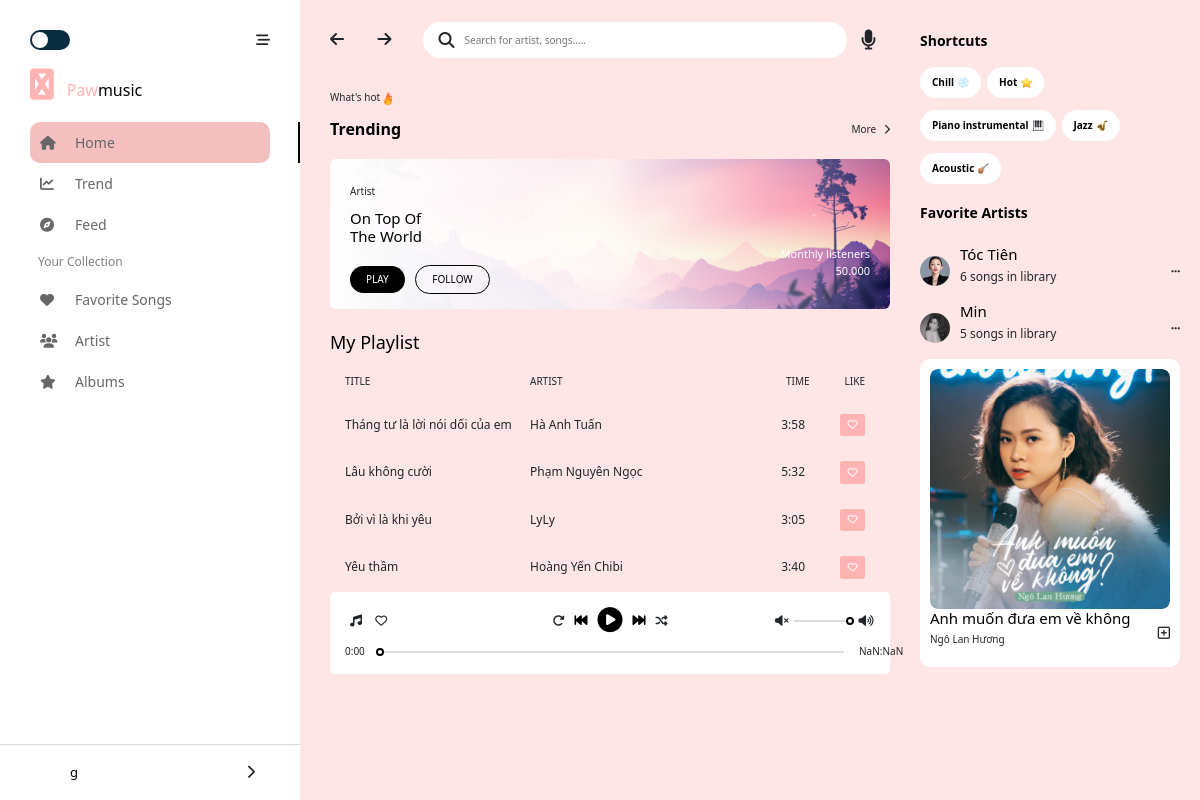
The app's page /home/ (signed in), older data.
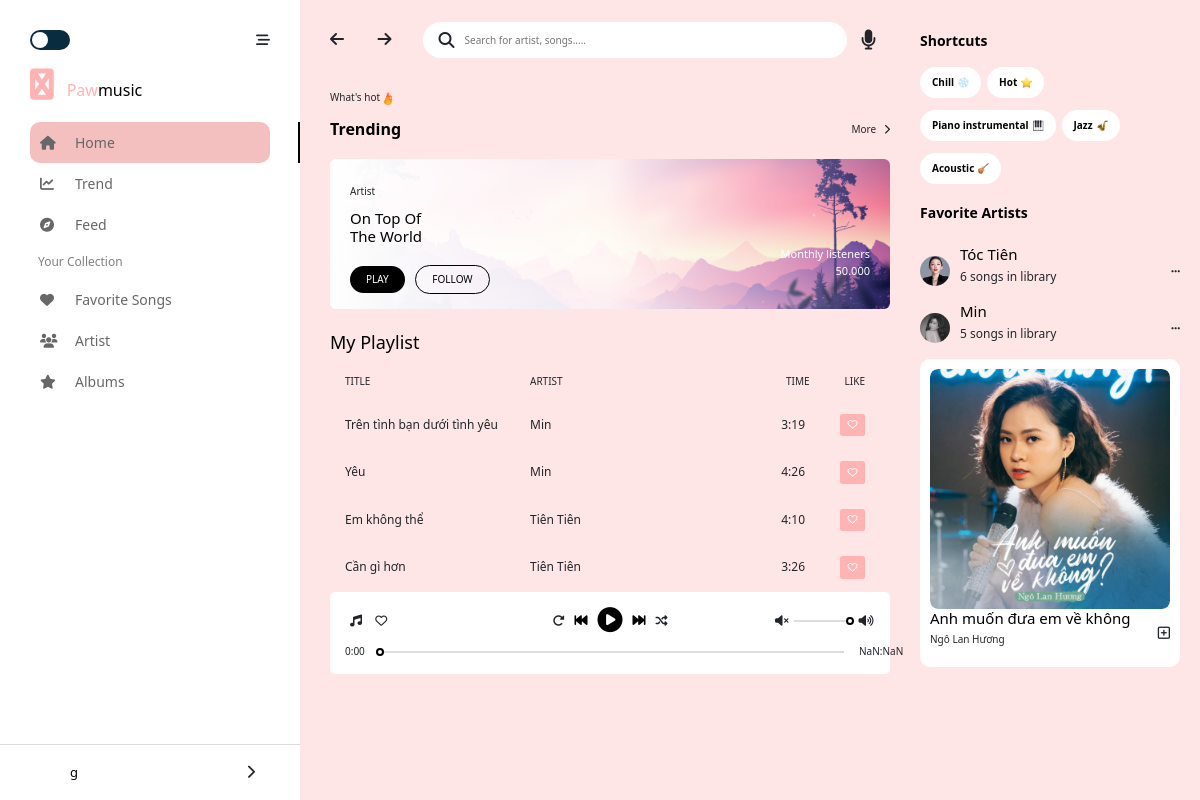
The same page, newer data.
### songs/models.py (models this page shows)
class Song(models.Model):
    name = models.TextField(max_length=256)
    time = models.TextField(max_length=50)
    linkSave = models.TextField()
    target = models.BooleanField(default=0)
    artist = models.ForeignKey(
        Artist,
        on_delete=models.CASCADE,
        blank=False,
        null=True)#1-n

### artists/models.py (models this page shows)
class Artist(models.Model):
    name = models.TextField(max_length=256)
    linkImage = models.TextField()

### authentication/views.py (the view)
# urls.py: path('home/', views.home, name='home'),
def home(request):
    songs = Song.objects.all()
    user = User.objects.get(id = request.session['id'])
    fsongs = FavoriteSong.objects.filter(user = user)
    for i in fsongs:
        song = Song.objects.filter(id = i.song.id)
        if song[0]:
            song[0].target = 1
            song[0].save()
    return render(request, "authentication/index.html",{"firstname": request.session['firstname'],"songs": songs})

### templates/authentication/index.html (shortened to what this page needs)
{% extends './base.html' %}
    {% block content %}
    {% if user.is_authenticated %}
            <div id="main-content">
                <header>
                    <nav class="main-content__header-nav">
                        <i class="fas fa-arrow-left"></i>
                        <i class="fas fa-arrow-right"></i>
                    </nav>
                    <div class="main-content__search-form">
                        <i class="fas fa-search search-btn"></i>
                        <input type="text" class="search-input" placeholder="Search for artist, songs.....">
                    </div>
                    <div class="main-content__record">
                        <i class="fa fa-microphone record-btn" aria-hidden="true" id="mic"></i>
                    </div>
                </header>
                {% load static %}
                <p class="main-content__des">What's hot<span><img src="{% static '/img/fire.png' %}" alt="" width="16px" height="17px"></span></p>
                <div class="main-content__trend">
                    <div class="main-content__trend-title">Trending</div>
                    <div class="main-content__trend-more btn-hover">
                        More
                        <span><i class="fas fa-chevron-right"></i></span>
                    </div>
                </div>
                <div class="main-content__banner">
                    <p class="main-content__banner-artist">Artist</p>
                    <h4 class="main-content__banner-des">On Top Of The World</h4>
                    <div class="main-content__banner-btn">
                        <button class="play-btn">PLAY</button>
                        <button class="follow-btn">FOLLOW</button>
                    </div>
                    <span class="main-content__view">Monthly listeners
                        <p>50.000</p>
                    </span>
                </div>
                <div class="my-playlist">
                    <div class="playlist-head">
                        <h4>My Playlist</h4>
                    </div>
                    <div class="playlist-list">
                        <div class="playlist playlist-list__title">
                            <p class="playlist__title">TITLE</p>
                            <p class="playlist__artist">ARTIST</p>
                            <p class="playlist__time">TIME</p>
                            <p class="">LIKE</p>
                        </div>
                        {% for song in songs %}
                            <div class="playlist playlist--hover" id="playlist{{ song.id }}" ondblclick="SelectSong({{ song.id }})">
                                <p class="playlist__title">{{song.name}}</p>
                                <p class="playlist__artist">{{song.artist.name}}</p>
                                <p class="playlist__time">{{song.time}}</p>
                                {% if  song.target %}
                                    <a class="btn btn-dark favoritesongColor" id="{{song.id}}" style="background-color: rgb(255, 128, 128) !important; border: 0px;" onclick="FS({{song.id}})"><i class="far fa-heart fs"></i></a>
                                {% else %}
                                    <a class="btn btn-dark" id="{{song.id}}" style="background-color: rgb(255, 179, 179) !important; border: 0px;" onclick="FS({{song.id}})"><i class="far fa-heart fs"></i></a>
                                {% endif %}
                            </div>
                        {% endfor %}
                    </div>
                </div>
                <div class="play-song">
                    <div class="play-control">
                        <div class="play-control__act">
                            <i class="fas fa-music"></i>
                            <i class="far fa-heart" ></i>
                        </div>
                        <div class="play-control__main">
                            <i class="fas fa-redo-alt play-repeat"></i>
                            <i class="fas fa-fast-backward play-backward main-icon"></i>
                            <span class="play-inner">
                                <i class="fas fa-play-circle play-icon main-icon main-icon--big"></i>
                            </span>
                            <i class="fas fa-fast-forward play-forward main-icon"></i>
                            <i class="fas fa-random shuffle-song"></i>
                        </div>
                        <div class="play-control__volume">
                            <i class="fas fa-volume-mute"></i>
                            <input type="range" id="volume" class="volume" value ="1" min = "0" max="1" step="0.1">
                            <i class="fas fa-volume-up"></i>
                        </div>
                    </div>
                    <div class="play-seekbar">
                        <div class="timer__left">0:00</div>
                        <input type="range" name="range" id="range" class="range" />
                        {% load static %}
                        <div class="timer__right">3.00</div>
                    </div>
                </div>
            </div>
    {% else %}
    <h3>Welcome!</h3>
    <a href="/signup" class="btn btn-success" role="button">Sign up</a>
    <a href="/signin" class="btn btn-primary" role="button">Sign in</a>
    {% endif %}
    {% endblock %}

### templates/authentication/base.html (shortened to what this page needs)
<!DOCTYPE html>
<html lang="en">
  <head>
    <link
      href="https://cdn.jsdelivr.net/npm/bootstrap@5.1.3/dist/css/bootstrap.min.css"
      rel="stylesheet"
    />
    <link rel="stylesheet" href="https://cdnjs.cloudflare.com/ajax/libs/font-awesome/5.15.1/css/all.min.css">
    <link rel="stylesheet" href="https://cdnjs.cloudflare.com/ajax/libs/font-awesome/6.1.1/css/all.min.css" />
    {% load static %}
    <link rel="stylesheet"  href="{%  static  'css/style.css'  %}" type="text/css">
    {% load static %}
    <link rel="stylesheet"  href="{%  static  'css/responsive.css'  %}" type="text/css">
    <link
      rel="stylesheet"
      href="https://unpkg.com/swiper/swiper-bundle.min.css"
    />
  </head>
  <body onload="Load()">
    <div class="">
      <div id="main" style="width: 100%;">
        <div id="container" >
            <div id="navbar">
                <div class="navbar-container">
                    <header>
                        <span class="check">
                            <span class="ball"></span>
                        </span>
                        <i class="fas fa-stream js-hide-navbar"></i>
                    </header>
                    <div class="logo">
                        <i class="navbar__logo fab fa-solid fa-paw"></i>
                        <span class="navbar__primary-text">Paw</span><span>music</span>
                    </div>
                    <div class="navbar-content">
                        <nav>
                                <li class="navbar-content__icon">
                                    <a href="/home"><i class="fas fa-home"></i>Home</a>
                                </li>
                                <li class="navbar-content__icon">
                                    <a href="/song/trend"><i class="fas fa-chart-line"></i>Trend</a>
                                </li>
                                <li class="navbar-content__icon">
                                    <a href="/song/feed"><i class="fas fa-compass"></i>Feed</a>
                                </li>
                        </nav>
                        <nav>
                            <p class=" navbar-content__title">Your Collection</p>
                            <ul>
                                <li class="navbar-content__icon">
                                    <a href="/favoritesong"><i class="fas fa-heart"></i>Favorite Songs</a>
                                </li>
                                <li class="navbar-content__icon">
                                    <a href="/artist"><i class="fas fa-users"></i>Artist</a>
                                </li>
                                <li class="navbar-content__icon">
                                    <a href="/album"><i class="fas fa-star"></i>Albums</a>
                                </li>
                            </ul>
                        </nav>
                    </div>
                </div>
                <div class="navbar-user">
                    <div class="navbar-user__container">
                        <div class="user-avt">
                        </div>
                        <div class="user-name">{{ firstname }}</div>
                        <div class="user-menulists">
                            <div class="more-info">
                                <i class="fas fa-chevron-right"></i>
                            </div>
                        </div>
                    </div>
                </div>
            </div>
            {% block content %} replace me {% endblock %}
            <div id="sidebar">
              <div class="sidebar__shortcuts">
                  <p class="sidebar__shortcuts-title">Shortcuts
                  </p>
                  <div class="sidebar__shortcuts-items">
                      <span class="sidebar__shortcuts-item">Chill
                          {% load static %}
                          <img src="{% static '/img/snow.png' %}" alt="">
                      </span>
                      <span class="sidebar__shortcuts-item">Hot
                          {% load static %}
                          <img src="{% static '/img/star.png' %}" alt="">
                      </span>
                      <span class="sidebar__shortcuts-item">Piano instrumental
                          {% load static %}
                          <img src="{% static '/img/piano.png' %}" alt="">
                      </span>
                      <span class="sidebar__shortcuts-item">Jazz
                          {% load static %}
                          <img src="{% static '/img/jazz.png' %}" alt="">
                      </span>
                      <span class="sidebar__shortcuts-item">Acoustic
                          {% load static %}
                          <img src="{% static '/img/ghitar.png' %}" alt="">
                      </span>
                  </div>
              </div>
              <div class="sidebar__favorite">
                  <p class="sidebar__favorite-title">Favorite Artists</p>
                  <div class="sidebar__favorite-list">
                      <div class="artist-info__avt">
                          {% load static %}
                          <img src="{% static '/img/tt.jpg' %}" alt="">
                      </div>
                      <div class="artist-info">
                          <h4 class="artist-info__name">Tóc Tiên</h4>
                          <p class="artist-info__song">6 songs in library</p>
                      </div>
                      <i class="fas fa-ellipsis-h"></i>
                  </div>
                  <div class="sidebar__favorite-list">
                      <div class="artist-info__avt">
                          {% load static %}
                          <img src="{% static '/img/min.jpg' %}" alt="">
                      </div>
                      <div class="artist-info">
                          <h4 class="artist-info__name">Min</h4>
                          <p class="artist-info__song">5 songs in library</p>
                      </div>
                      <i class="fas fa-ellipsis-h"></i>
                  </div>
              </div>
              <div class="sidebar__suggest-album">
                  <div class="suggest-album">
                      <div class="suggest-album__img-container">
                          {% load static %}
                          <img src="{% static '/img/nlh.jpg' %}" alt="">
                      </div>
                      <div class="suggest-album__content">
                          <div class="suggest-album__info">
                              <h4>Anh muốn đưa em về không</h4>
                              <p>Ngô Lan Hương</p>
                          </div>
                          <i class="far fa-plus-square"></i>
                      </div>
                  </div>
              </div>
          </div>
      </div>
  </div>
    </div>
  </body>
</html>

Row changes from the older to the newer data that the page shows:
removed Song: name "Tháng tư là lời nói dối của em", artist.name "Hà Anh Tuấn", time "3:58"
removed Song: name "Lâu không cười", artist.name "Phạm Nguyên Ngọc", time "5:32"
removed Song: name "Bởi vì là khi yêu", artist.name "LyLy", time "3:05"
removed Song: name "Yêu thầm", artist.name "Hoàng Yến Chibi", time "3:40"
added Song: name "Trên tình bạn dưới tình yêu", artist.name "Min", time "3:19"
added Song: name "Yêu", artist.name "Min", time "4:26"
added Song: name "Em không thể", artist.name "Tiên Tiên", time "4:10"
added Song: name "Cần gì hơn", artist.name "Tiên Tiên", time "3:26"
